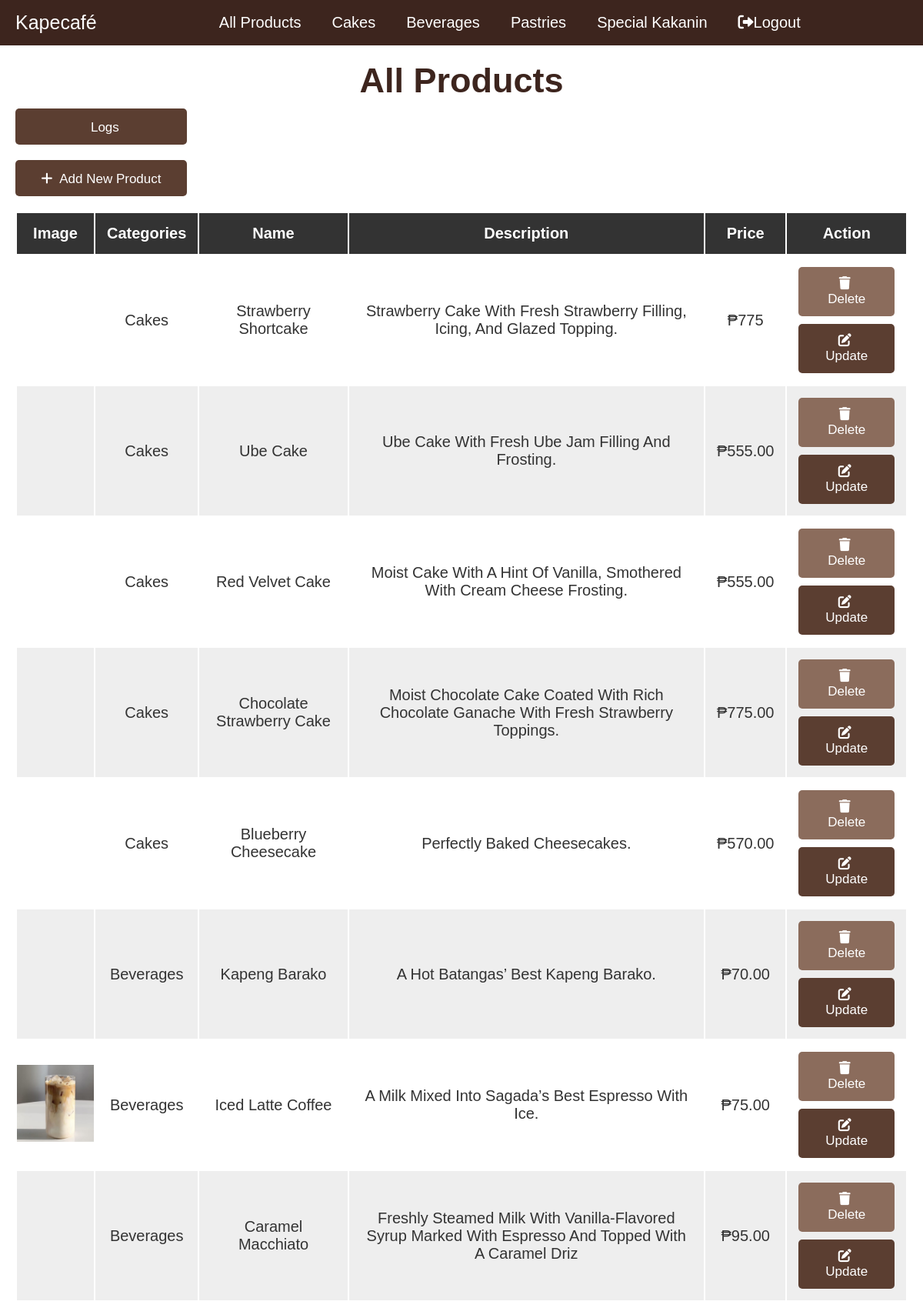
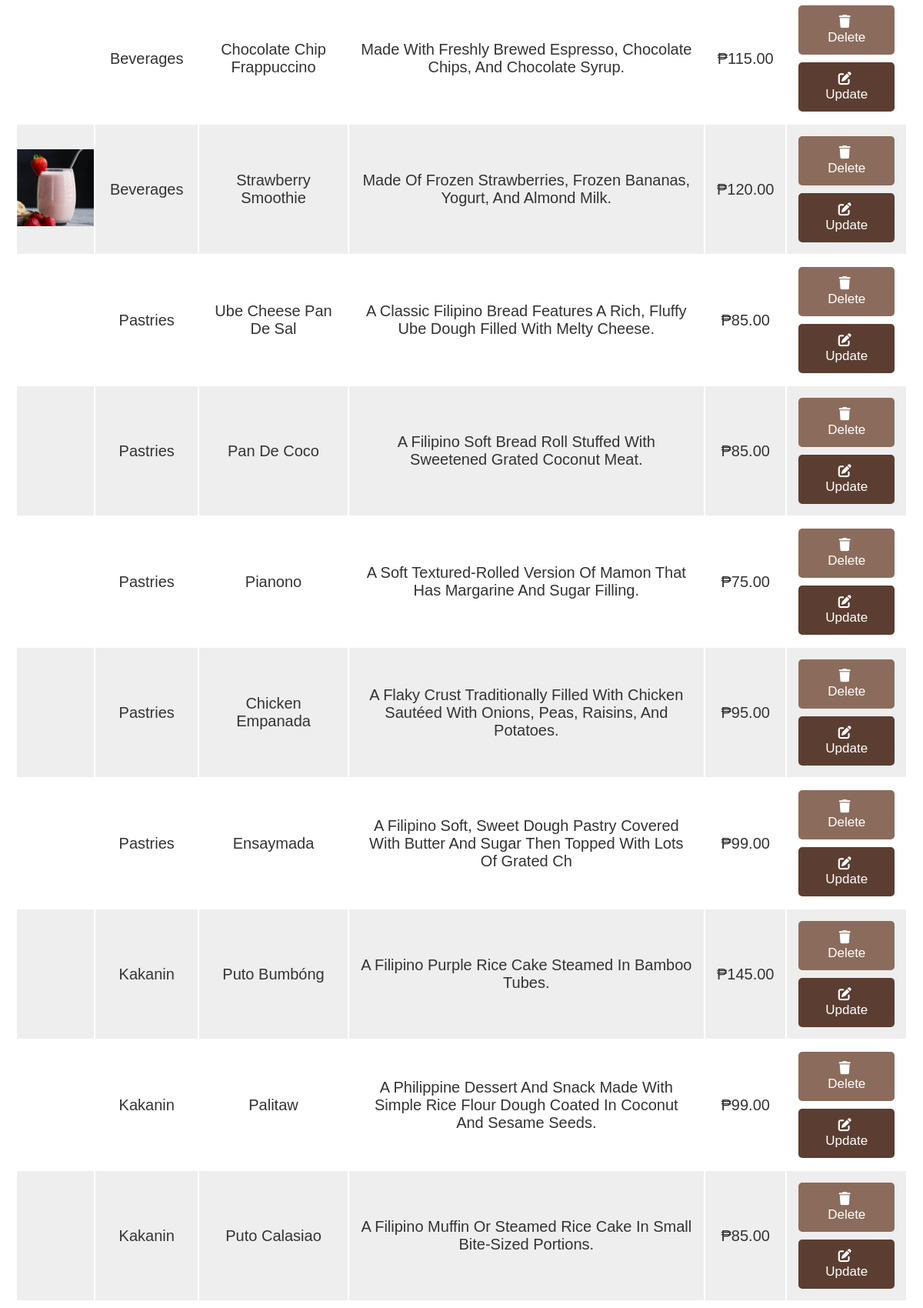
The page /admin/maintenance.php (signed in, upper part) on the database its author committed (2 pictures, top to bottom).
### tables this page shows
CREATE TABLE `products` (
  `id` int(11) UNSIGNED NOT NULL,
  `category` varchar(100) NOT NULL,
  `name` varchar(100) NOT NULL,
  `description` varchar(100) NOT NULL,
  `image` varchar(100) NOT NULL,
  `price` varchar(100) NOT NULL
);

### services/config/Database.php (called while the page is built, shortened)
<?php
class Database
{
    private static $db_host = 'localhost';
    private static $db_name = 'kapecafe';
    private static $db_username = 'root';
    private static $db_password = '';
    private static $conn;
    public static function connect()
    {
        if (!isset(Database::$conn)) {
            try {
                Database::$conn = new PDO('mysql:host=' . Database::$db_host . ';dbname=' . Database::$db_name, Database::$db_username, Database::$db_password);
                Database::$conn->setAttribute(PDO::ATTR_ERRMODE, PDO::ERRMODE_EXCEPTION);
            } catch (PDOException $e) {
                echo 'Connection Error: ' . $e->getMessage();
            }
        }
        return Database::$conn;
    }
}

### services/models/User.php (called while the page is built, shortened)
<?php
class User
{
    private $conn;
    private $DB_TABLE = 'users';
    public $id;
    public function __construct($db)
    {
        $this->conn = $db;
    }
    public function read_single()
    {
        $query = "SELECT * FROM {$this->DB_TABLE} WHERE id = ? LIMIT 0,1";
        $stmt = $this->conn->prepare($query);
        $stmt->bindParam(1, $this->id);
        $stmt->execute();
        return true;
    }
}

### services/models/Product.php (called while the page is built, shortened)
<?php
class Product
{
    private $conn;
    private $DB_TABLE = 'products';
    public function __construct($db)
    {
        $this->conn = $db;
    }
    public function read($size = 30, $index = 1, $offset = 0)
    {
        $query = "SELECT * FROM {$this->DB_TABLE}";
        $limit = '';
        $query = $query . $limit;
        $stmt = $this->conn->prepare($query);
        $stmt->execute();
        return $stmt;
    }
}

### admin/maintenance.php (the view, shortened to what this page needs)
<?php
include_once '../shared/general.php';
include_once '../services/config/Database.php';
include_once '../services/models/User.php';
include_once '../services/models/Product.php';
if (isset($_SESSION['id'])) {
    $user = new User(Database::connect());
    $user->id = intval($_SESSION['id']);
    $user->read_single();
} else {
    http_response_code(401);
    include_once('../services/utils/error.php');
    die();
}
$product = new Product(Database::connect());
?>
<!DOCTYPE html>
<html lang="en">
<head>
    <link rel="stylesheet" href="https://cdnjs.cloudflare.com/ajax/libs/font-awesome/6.0.0/css/all.min.css">
    <link rel="stylesheet" href="admin.css">
</head>
<body>
    <?php html_maintenance_header(); ?>
    <div class="container">
        <section class="display-product-table">
            <h1><?php
                echo isset($category) ? $category : "All Products";
                ?></h1>
            <a href="logging.php" class="option-btn" style="width: 223px; padding-top: 15px; margin-bottom: 20px;"> <i class="fa-solid fa-rectangle-terminal"></i></i> Logs </a>
            <a href="maintenance.php?create" class="option-btn" style="width: 223px; padding-top: 15px; margin-bottom: 20px;"> <i class="fa-solid fa-plus"></i></i> Add New Product </a>
            <table>
                <thead>
                    <th>Image</th>
                    <th>Categories</th>
                    <th>Name</th>
                    <th>Description</th>
                    <th>Price</th>
                    <th>action</th>
                </thead>
                <tbody>
                    <?php
                    if (isset($category)) {
                        $product->category = $category;
                        $results = $product->read_by_category();
                    } else {
                        $results = $product->read($size = 0);
                    }
                    if ($results->rowCount() > 0) {
                        while ($product_data = $results->fetch(PDO::FETCH_ASSOC)) {
                    ?>
                            <tr>
                                <td><img src="../assets/uploaded_img/<?php echo $product_data['image']; ?>" height="100" alt=""></td>
                                <td><?php echo $product_data['category']; ?></td>
                                <td><?php echo $product_data['name']; ?></td>
                                <td><?php echo $product_data['description']; ?></td>
                                <td>₱<?php echo $product_data['price']; ?></td>
                                <td>
                                    <a href="maintenance.php?delete=<?php echo $product_data['id']; ?>" class="delete-btn" onclick="return confirm('are your sure you want to delete this?');"> <i class="fas fa-trash"></i> delete </a>
                                    <a href="maintenance.php?edit=<?php echo $product_data['id']; ?>" class="option-btn"> <i class="fas fa-edit"></i> update </a>
                                </td>
                            </tr>
                    <?php
                        }
                    } else {
                        echo "<div class='empty'>no product added</div>";
                    }
                    ?>
                </tbody>
            </table>
        </section>
    </div>
</body>
</html>

### shared/general.php (shortened to what this page needs)
<?php
function html_maintenance_header()
{
    echo "
    <header class='header'>
        <div class='flex'>
            <a href='#' class='logo'>kapecafé</a>
            <nav class='navbar'>
                <a href='maintenance.php'> All Products </a>
                <a href='maintenance.php?category=Cakes'> Cakes</a>
                <a href='maintenance.php?category=Beverages'> Beverages </a>
                <a href='maintenance.php?category=Pastries'> Pastries</a>
                <a href='maintenance.php?category=Kakanin'> Special Kakanin</a>
                <a href='../services/handler.php'><i class='fa-solid fa-right-from-bracket'></i>Logout</a>
            </nav>
        </div>
    </header>
    ";
}

### admin/admin.css (style rules this page uses)
:root { --darkbrown:#3d251e; --lightbrown: #8b6c5c; --brown:#5b3e31; --black:#333; --white:#fff; --bg-color:#eee; --dark-bg:rgba(0,0,0,.7); --box-shadow:0 .5rem 1rem rgba(0,0,0,.1); --border:.1rem solid #999; }
* { font-family: 'Poppins', sans-serif; margin:0; padding:0; box-sizing: border-box; outline: none; border:none; text-decoration: none; text-transform: capitalize; }
html { font-size: 62.5%; overflow-x: hidden; }
.container { max-width: 1200px; margin:0 auto; }
section { padding:2rem; }
.btn, .option-btn, .delete-btn { display: block; width: 100%; text-align: center; background-color: var(--darkbrown); color:var(--white); font-size: 1.7rem; padding:1.2rem 3rem; border-radius: .5rem; cursor: pointer; margin-top: 1rem; }
.option-btn i, .delete-btn i { padding-right: .5rem; }
.option-btn { background-color: var(--brown); }
.delete-btn { margin-top: 0; background-color: var(--lightbrown); }
.header { position: fixed; width: 100%; background-color: var(--darkbrown); position: sticky; top:0; left:0; z-index: 1000; align-items: center; justify-content: space-between; transition: all .50s ease; }
.header .flex { display: flex; align-items: center; padding:1.5rem 2rem; max-width: 1200px; margin:0 auto; }
.header .flex .logo { display: flex; align-items: center; font-size: 2.5rem; margin-right: 12%; color:var(--white); }
.navbar { display: flex; }
.header .flex .navbar a { margin: 0px 20px; transition: all .50s ease; font-size: 2rem; color:var(--white); }
.display-product-table table { width: 100%; text-align: center; }
h1 { font-size: 45px !important; color: var(--darkbrown); text-align: center; }
.display-product-table table thead th { padding:1.5rem; font-size: 2rem; background-color: var(--black); color:var(--white); }
.display-product-table table td { padding:1.5rem; font-size: 2rem; color:var(--black); }
.display-product-table table td:first-child { padding:0; }
.display-product-table table tr:nth-child(even) { background-color: var(--bg-color); }

### rows shown on the page
products: category "Cakes", name "Strawberry Shortcake", description "Strawberry Cake With Fresh Strawberry Filling, Icing, And Glazed Topping.", price "775"
products: category "Cakes", name "Ube Cake", description "Ube Cake With Fresh Ube Jam Filling And Frosting.", price "555.00"
products: category "Cakes", name "Red Velvet Cake", description "Moist Cake With A Hint Of Vanilla, Smothered With Cream Cheese Frosting.", price "555.00"
products: category "Cakes", name "Chocolate Strawberry Cake", description "Moist Chocolate Cake Coated With Rich Chocolate Ganache With Fresh Strawberry Toppings.", price "775.00"
products: category "Cakes", name "Blueberry Cheesecake", description "Perfectly Baked Cheesecakes.", price "570.00"
products: category "Beverages", name "Kapeng Barako", description "A Hot Batangas’ Best Kapeng Barako.", price "70.00"
products: image (picture), category "Beverages", name "Iced Latte Coffee", description "A Milk Mixed Into Sagada’s Best Espresso With Ice.", price "75.00"
products: category "Beverages", name "Caramel Macchiato", description "Freshly Steamed Milk With Vanilla-Flavored Syrup Marked With Espresso And Topped With A Caramel Driz", price "95.00"
products: category "Beverages", name "Chocolate Chip Frappuccino", description "Made With Freshly Brewed Espresso, Chocolate Chips, And Chocolate Syrup.", price "115.00"
products: image (picture), category "Beverages", name "Strawberry Smoothie", description "Made Of Frozen Strawberries, Frozen Bananas, Yogurt, And Almond Milk.", price "120.00"
products: category "Pastries", name "Ube Cheese Pan De Sal", description "A Classic Filipino Bread Features A Rich, Fluffy Ube Dough Filled With Melty Cheese.", price "85.00"
products: category "Pastries", name "Pan De Coco", description "A Filipino Soft Bread Roll Stuffed With Sweetened Grated Coconut Meat.", price "85.00"
products: category "Pastries", name "Pianono", description "A Soft Textured-Rolled Version Of Mamon That Has Margarine And Sugar Filling.", price "75.00"
products: category "Pastries", name "Chicken Empanada", description "A Flaky Crust Traditionally Filled With Chicken Sautéed With Onions, Peas, Raisins, And Potatoes.", price "95.00"
products: category "Pastries", name "Ensaymada", description "A Filipino Soft, Sweet Dough Pastry Covered With Butter And Sugar Then Topped With Lots Of Grated Ch", price "99.00"
products: category "Kakanin", name "Puto Bumbóng", description "A Filipino Purple Rice Cake Steamed In Bamboo Tubes.", price "145.00"
products: category "Kakanin", name "Palitaw", description "A Philippine Dessert And Snack Made With Simple Rice Flour Dough Coated In Coconut And Sesame Seeds.", price "99.00"
products: category "Kakanin", name "Puto Calasiao", description "A Filipino Muffin Or Steamed Rice Cake In Small Bite-Sized Portions.", price "85.00"
